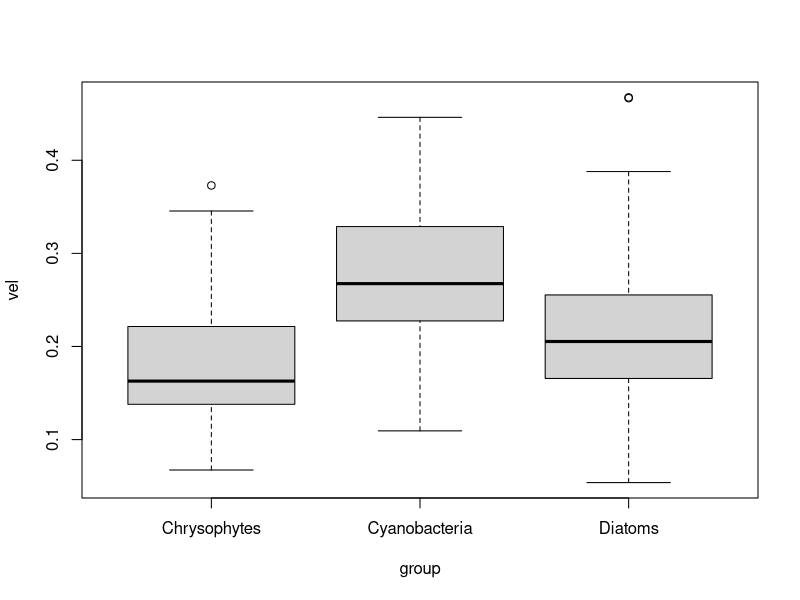
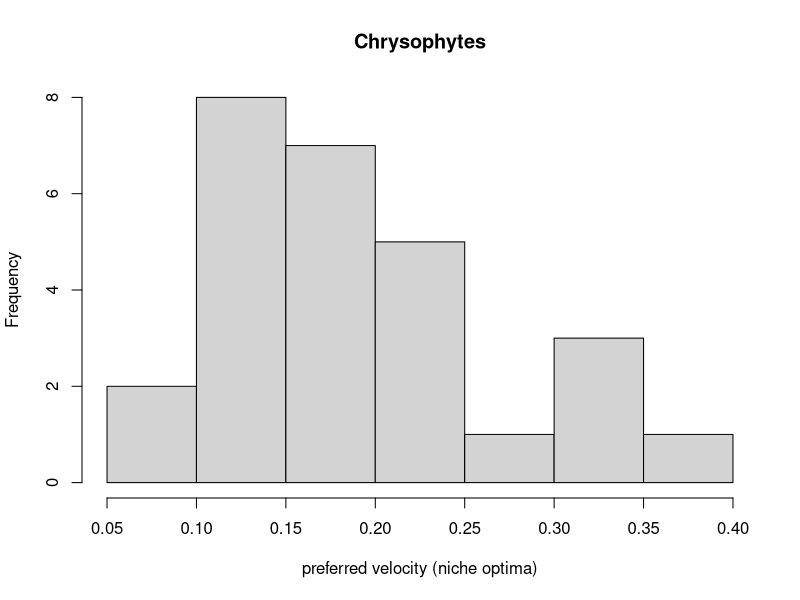
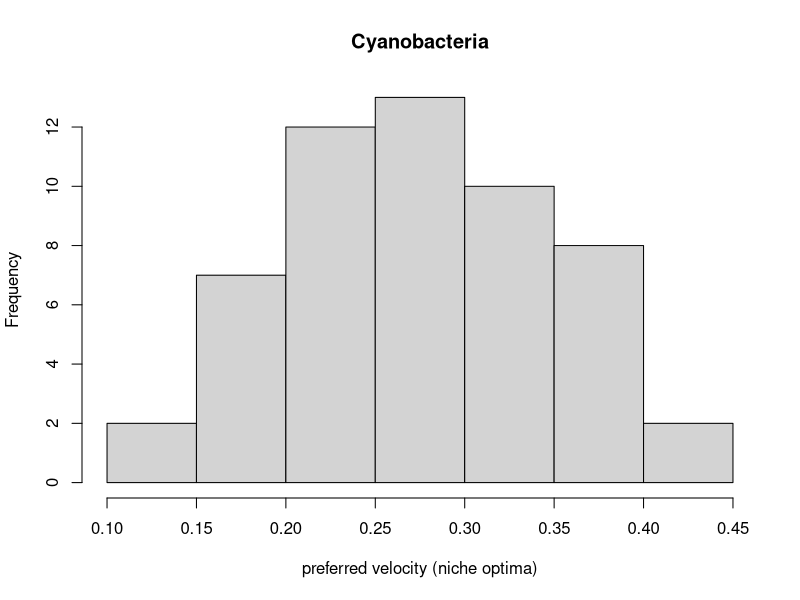
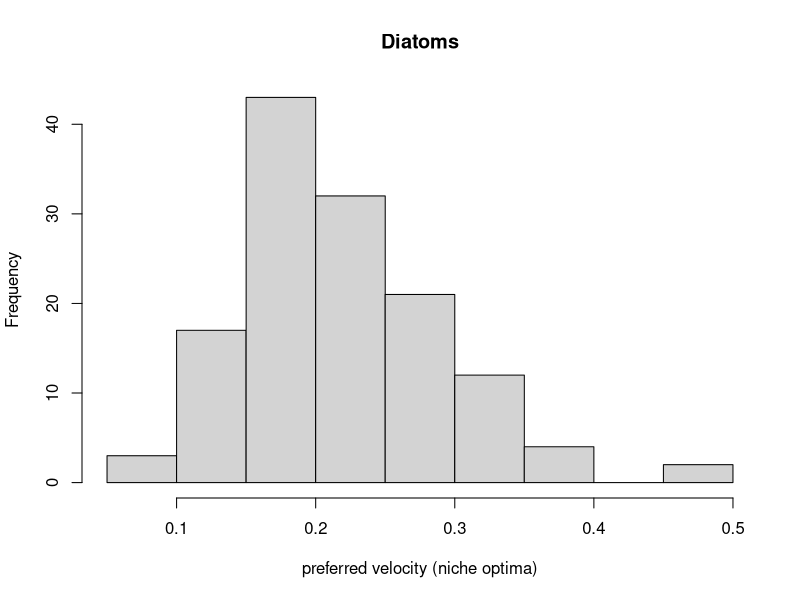
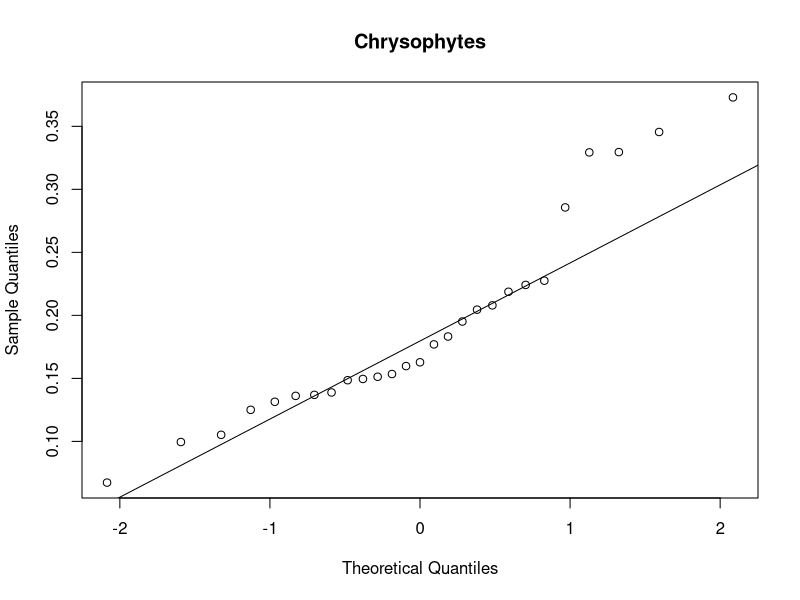
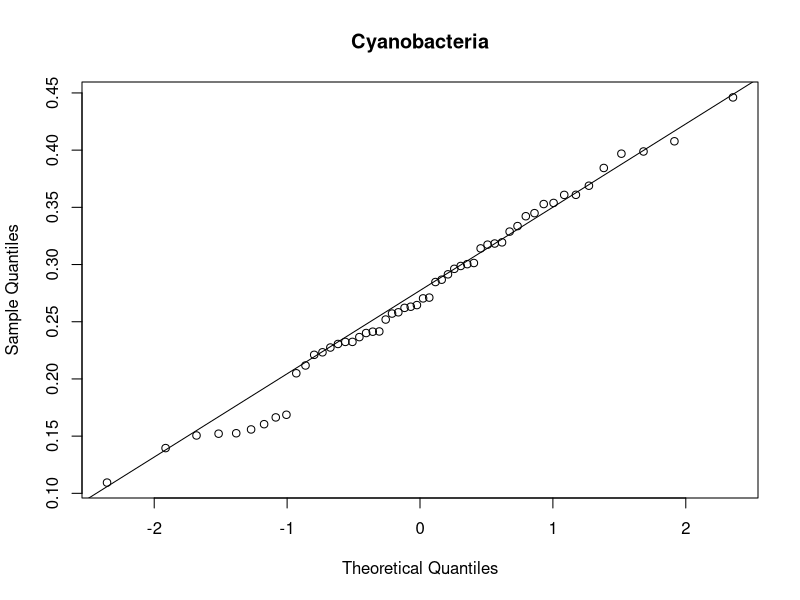
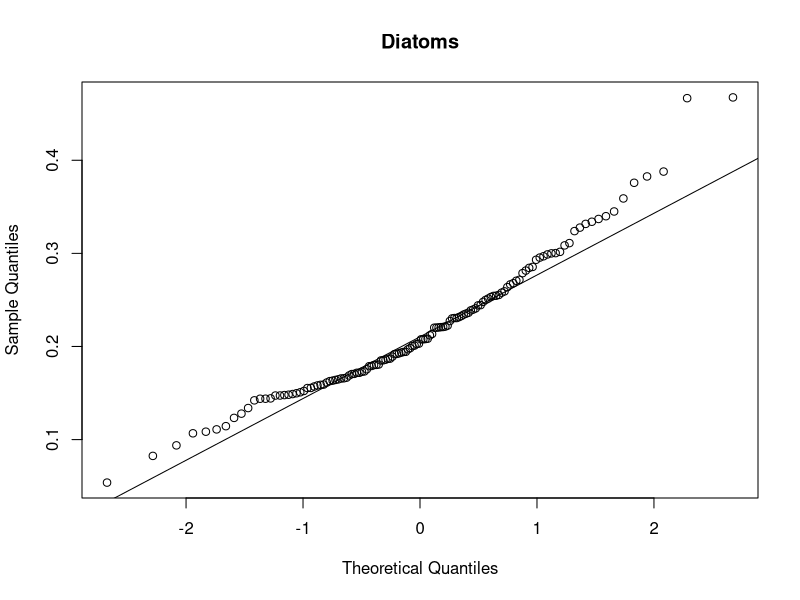
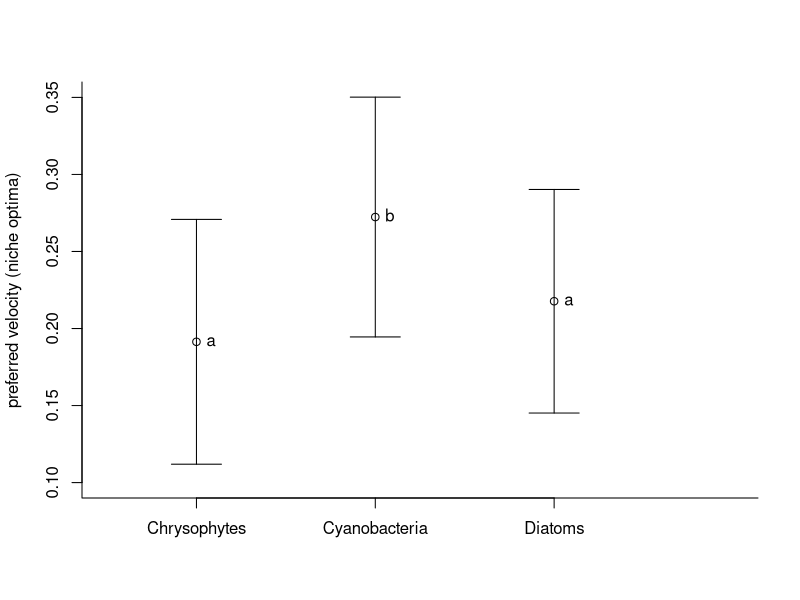

Generate these figures, in order, with R: (Note: this script raises an error after producing the figures.)
## ---- chunk 1
knitr::opts_chunk$set(echo = TRUE, error=TRUE)
## ---- chunk 2
data = read.table("data/nicheoptima.txt", header = TRUE)
names(data)
dim(data)
## ---- chunk 3
str(data)
#group is not a factor
data$group<-factor(data$group)   # define factor
levels(data$group)
str(data)

# First check ND and variance homogeneity?

boxplot(vel~group,data=data)
#boxplot looks fine

hist(data$vel[data$group=="Chrysophytes"], main="Chrysophytes", xlab="preferred velocity (niche optima)")
hist(data$vel[data$group=="Cyanobacteria"], main="Cyanobacteria", xlab="preferred velocity (niche optima)") 
hist(data$vel[data$group=="Diatoms"], main="Diatoms", xlab="preferred velocity (niche optima)")
#histograms look fine

#qqplots
qqnorm(data$vel[data$group=="Chrysophytes"], main="Chrysophytes")
qqline(data$vel[data$group=="Chrysophytes"])
qqnorm(data$vel[data$group=="Cyanobacteria"], main="Cyanobacteria")
qqline(data$vel[data$group=="Cyanobacteria"])
qqnorm(data$vel[data$group=="Diatoms"], main="Diatoms")
qqline(data$vel[data$group=="Diatoms"])


shapiro.test(data$vel[data$group=="Chrysophytes"])
shapiro.test(data$vel[data$group=="Cyanobacteria"]) 
shapiro.test(data$vel[data$group=="Diatoms"])
#shapiro test says only Cyanobacteria are normally distributed 


bartlett.test(vel~group,data=data)
# variances seem homogeneous

#Boxplot and histograms look fine and Anova is considered robust against violation of ND assumption, hence, we can apply ANOVA.

## ---- chunk 4
#one-way ANOVA
fit<-aov(vel~group,data=data)
summary(fit)
#ANOVA is significant
## ---- chunk 5
#But which taxonomical groups have different niche optima?
TukeyHSD(fit)
# check last column for adjusted p-values
## ---- chunk 6
pairwise.t.test(data$vel, data$group, p.adj="bonferroni", pool.sd=TRUE)
## ---- chunk 7
# making an appropriate graph
# ANOVA tests differences in locations=means, thus boxplots are not really appropriate
means<-tapply(data$vel,data$group,mean)
sds<-tapply(data$vel,data$group,sd)

plot(c(1:3), means, xlim=c(0.5,4), ylim=c(0.1, 0.35), ylab="preferred velocity (niche optima)", xlab="",xaxt="n",bty="l")
arrows(x0=c(1:3), y0=means-sds, y1=means+sds, angle=90, code=3)
axis(side=1,at=c(1:3),labels=names(means))
text(c(1:3),means,labels=c("a","b","a"),pos=4)
## ---- chunk 8
mic = read.table("data/MicrobesStoichiometry.txt", header = TRUE)
names(mic)
## ---- chunk 9
mic$NP<-factor(mic$NP)
mic<-subset(mic,subset=(NP==5) )
mic<-droplevels(mic)

## ---- chunk 10
# could do separate tests for each species, but two-way ANOVA is more efficient and could help to find an interesting interaction effect
combfac<-paste(mic$species,mic$phase,sep="_")

#test for variance homogeneity
bartlett.test(mic$na_avg~combfac)
boxplot(na_avg~species*phase,data=mic)
# --> variances assumed as homogeneous
## ---- chunk 11
# could check ND tediously in each cell of the design
Pec_log<-mic$na_avg[mic$species=="Pec" & mic$phase=="log"] #this is the same as the next line
Pec_log<-mic$na_avg[which(combfac=="Pec_log")]
Pec_stat<-mic$na_avg[which(combfac=="Pec_stat")]
Ver_log<-mic$na_avg[which(combfac=="Ver_log")]
Ver_stat<-mic$na_avg[which(combfac=="Ver_stat")]

hist(Pec_log)
hist(Pec_stat)
hist(Ver_log)
hist(Ver_stat)


z<-unlist(tapply(mic$na_avg,combfac,scale)) # quick and dirt check says ND may be given ;-)

layout(matrix(c(1:4),2,2,byrow = TRUE))
hist(z,freq=FALSE); lines(density(z))
boxplot(na_avg~species,data=mic,main="Differences by species")
boxplot(na_avg~phase,data=mic,main="Differences by phase")
boxplot(na_avg~species*phase,data=mic,main="Differences by species and phase")
## ---- chunk 12
an<-aov(na_avg~species*phase,data=mic)
summary(an)
## ---- chunk 13
# interaction not significant, thus in principal no post-hoc tests needed unless groupwise comparisons interesting
TukeyHSD(an)
## ---- chunk 14
# making an appropriate graph
# Anova tests differences in locations=means, thus boxplots are not really appropriate
means<-tapply(mic$na_avg,combfac,mean)
sds<-tapply(mic$na_avg,combfac,sd)
plot(c(1:4),means,xlim=c(0.5,4.5),ylim=c(-1.5,1.8),ylab="avg nucleic acid signature", xlab="",xaxt="n",bty="l")
arrows(x0=c(1:4),y0=means-sds,y1=means+sds,angle=90,code=3)
axis(side=1,at=c(1:4),labels=names(means))
text(c(1:4),means,labels=c("a","b","b","b"),pos=4)
# obvious some things could still be improved, like using different symbols and symbol colors for the treatments  
## ---- chunk 15
mic = read.table("data/MicrobesStoichiometry.txt", header = TRUE)

mic$NP<-factor(mic$NP)
mic<-subset(mic,subset=(phase=="log"))
mic<-droplevels(mic)

combfac<-paste(mic$species,mic$NP,sep="_")

table(combfac)

bartlett.test(na_avg~combfac,data=mic)
boxplot(na_avg~species*NP,data=mic)
# variances seem homogeneous

hist(unlist(tapply(mic$na_avg,combfac,scale))) # ok
an<-aov(na_avg~species*NP,data=mic)
summary(an)
# interaction significant

# thus post-hoc tests more important
TukeyHSD(an)

# making an appropriate graph
# Anova tests differences in locations=means, thus boxplots are not really appropriate
means<-tapply(mic$na_avg,combfac,mean)
sds<-tapply(mic$na_avg,combfac,sd)
plot(c(1:4),means,xlim=c(0.5,4.5),ylim=c(-1,1.8),ylab="avg nucleic acid signature",xlab="",xaxt="n",bty="l")
arrows(x0=c(1:4),y0=means-sds,y1=means+sds,angle=90,code=3)
axis(side=1,at=c(1:4),labels=names(means))
text(c(1:4),means,labels=c("a","b","b","a,b"),pos=4)
# obvious some things could still be improved, like using different symbols and symbol colors for the treatments  
## ---- chunk 16
hucho = read.table("data/HuchoRatschan2012.txt", header = TRUE)
## ---- chunk 17
names(hucho)
plot(length~width,data=hucho)
plot(mass~log(discharge),data=hucho) # I go for this one, but several others may also make sense
humo1<-lm(mass~log(discharge),data=hucho)
summary(humo1)
abline(humo1)
coef(humo1)
## ---- chunk 18
boxplot(mass~population,data=hucho)
# anova-problem
hist(hucho$mass[hucho$population=="limited"]) # ND will anyway be hard to judge...
qqnorm(hucho$mass[hucho$population=="limited"])
qqnorm(hucho$mass[hucho$population=="medium"])
qqnorm(hucho$mass[hucho$population=="large"])
hist(unlist(tapply(hucho$mass,INDEX=hucho$population,FUN=scale)))
qqnorm(unlist(tapply(hucho$mass,INDEX=hucho$population,FUN=scale)))
shapiro.test(unlist(tapply(hucho$mass,INDEX=hucho$population,FUN=scale))) # check ND
bartlett.test(mass~population,data=hucho) # check var.hom.
humo2<-lm(mass~population,data=hucho)
summary(humo2)
anova(humo2)
# Anova population size does not affect fish size significantly
pairwise.t.test(hucho$mass,hucho$population,method="bonferroni",pool.sd=TRUE)
# pairwise no significant difference!
## ---- chunk 19
hucho$population<-factor(hucho$population)
levels(hucho$population) # check order of levels
plot(mass~log(discharge),data=hucho,col=hucho$population)
abline(humo1)
boxplot(humo1$residuals~hucho$population) # this residual analysis strongly hints at an effect of population!
humo3<-lm(mass~log(discharge)*population,data=hucho)

summary(humo3)
anova(humo3)
humo4<-lm(mass~log(discharge)+population,data=hucho)
anova(humo4)
summary(humo4)

plot(mass~log(discharge),data=hucho,col=c("green","red","black"))
abline(a=coef(humo4)[1],b=coef(humo4)[2],col="green")
abline(a=coef(humo4)[1]+coef(humo4)[3],b=coef(humo4)[2],col="red")
abline(a=coef(humo4)[1]+coef(humo4)[4],b=coef(humo4)[2],col="black")
